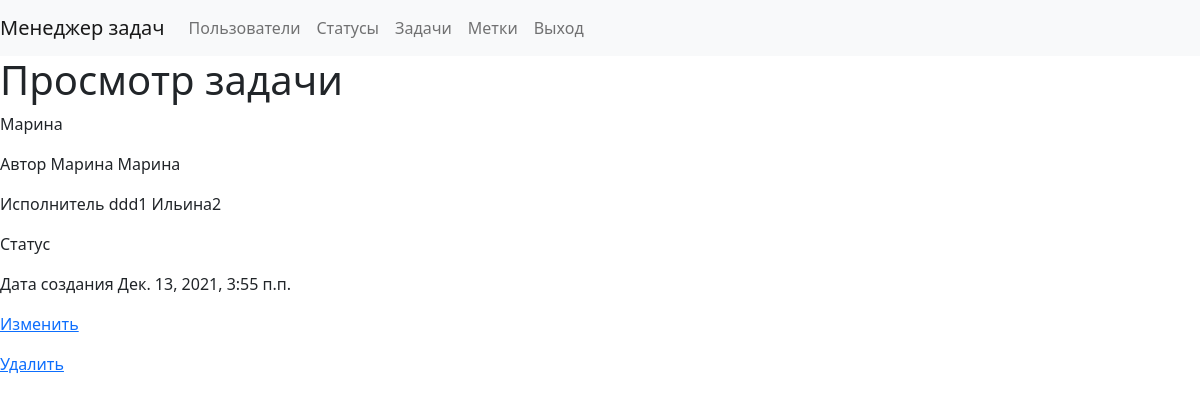
The app's page /tasks/3 (signed in) with its own data.
### task_manager/tasks/models.py (models this page shows)
class Task(models.Model):
    name = models.CharField(max_length=100)
    description = models.CharField(max_length=100, null=True)
    executor = models.ForeignKey(User, related_name='executor',
                                 on_delete=models.CASCADE, null=True)
    author = models.ForeignKey(User, related_name='author',
                               on_delete=models.CASCADE, editable=False)
    status = models.ForeignKey(Status, on_delete=models.CASCADE)
    created_at = models.DateTimeField(auto_now_add=True)
    labels = models.ManyToManyField('labels.Label',
                                    related_name='labels', blank=True)
    objects = models.Manager()

### task_manager/tasks/views.py (the view)
# urls.py: path('<int:pk>', views.TaskDetail.as_view(), name='task/detail'),
class TaskDetail(LoginRequiredMixin, DetailView):
    model = Task
    template_name = 'task_detail_form.html'
    form_class = TaskDetailForm
    context_object_name = 'task'

### task_manager/tasks/templates/task_detail_form.html (shortened to what this page needs)
{% extends 'task_manager/base.html' %}
{% load i18n %}
{% load widget_tweaks %}
{% block content %}
<h1>{% trans "Просмотр задачи" %}</h1>
<p>{{ task.name }}<p>
<p>{% trans "Автор" %} {{ task.author.first_name|add:" "|add:task.author.last_name}}</p>
<p>{% trans "Исполнитель" %} {{ task.executor.first_name|add:" "|add:task.executor.last_name}}</p>
<p>{% trans "Статус" %} {{ task.status.Name}}</p>
<p>{% trans "Дата создания" %} {{ task.created_at}}</p>
<p><a href="{% url 'task/update' task.id %}">Изменить</a></p>
<p><a href="{% url 'task/delete' task.id %}">Удалить</a></p>
{% endblock %}

### records on screen
Task: name "Марина", author.first_name|add "Марина Марина", executor.first_name|add "ddd1 Ильина2", created_at "Дек. 13, 2021, 3:55 п.п."
